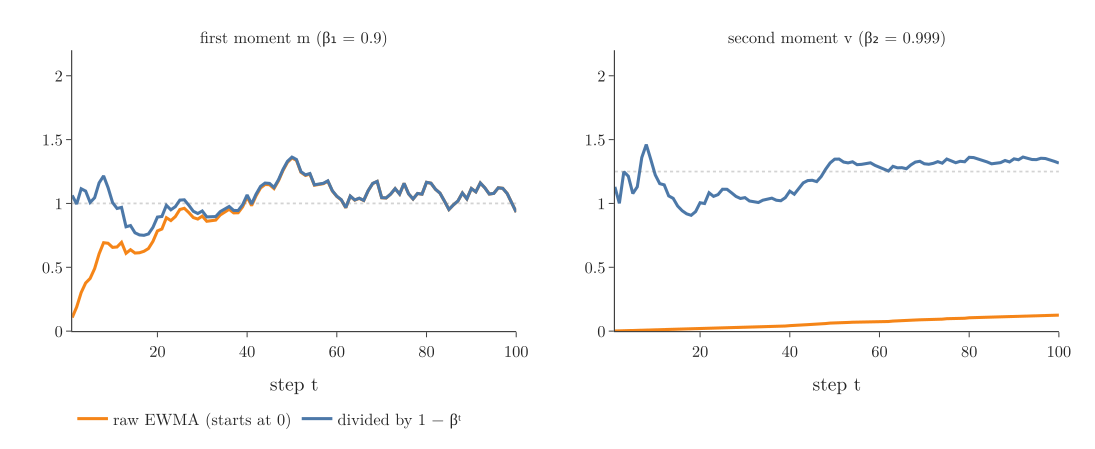

Source code (Python):
"""EWMAs of a noisy gradient (mean 1, sd 0.5, seed 0) started at 0: raw and bias-corrected, beta1 = 0.9 for the
gradient (left) and beta2 = 0.999 for the squared gradient (right), first 100 steps (Plotly)."""
from pathlib import Path
import numpy as np
import plotly.graph_objects as go
from plotly.subplots import make_subplots
from common import BLUE, ORANGE, GREY, FONT

here = Path(__file__).parent
g = np.random.default_rng(0).normal(1.0, 0.5, 100)
t = np.arange(1, 101)
fig = make_subplots(rows=1, cols=2, horizontal_spacing=0.1,
                    subplot_titles=("first moment m (β₁ = 0.9)", "second moment v (β₂ = 0.999)"))
for col, (beta, values, true) in enumerate(((0.9, g, 1.0), (0.999, g ** 2, 1.25)), start=1):
    a, raw = 0.0, []
    for x in values:
        a = beta * a + (1 - beta) * x
        raw.append(a)
    raw = np.array(raw)
    fig.add_trace(go.Scatter(x=t, y=raw, name="raw EWMA (starts at 0)", line=dict(color=ORANGE, width=3),
                             showlegend=col == 1), 1, col)
    fig.add_trace(go.Scatter(x=t, y=raw / (1 - beta ** t), name="divided by 1 − βᵗ", line=dict(color=BLUE, width=3),
                             showlegend=col == 1), 1, col)
    fig.add_hline(y=true, line=dict(color=GREY, dash="dot", width=2), row=1, col=col)
fig.update_xaxes(title_text="step t")
fig.update_yaxes(range=[0, 2.2], col=1)
fig.update_yaxes(range=[0, 2.2], col=2)
fig.update_layout(template="simple_white", width=1050, height=430, font=FONT,
                  legend=dict(orientation="h", x=0, y=-0.25), margin=dict(l=60, r=20, t=40, b=110))
fig.write_image(here / "bias_correction.png", scale=2)
fig.write_image(here / "bias_correction.pdf")
